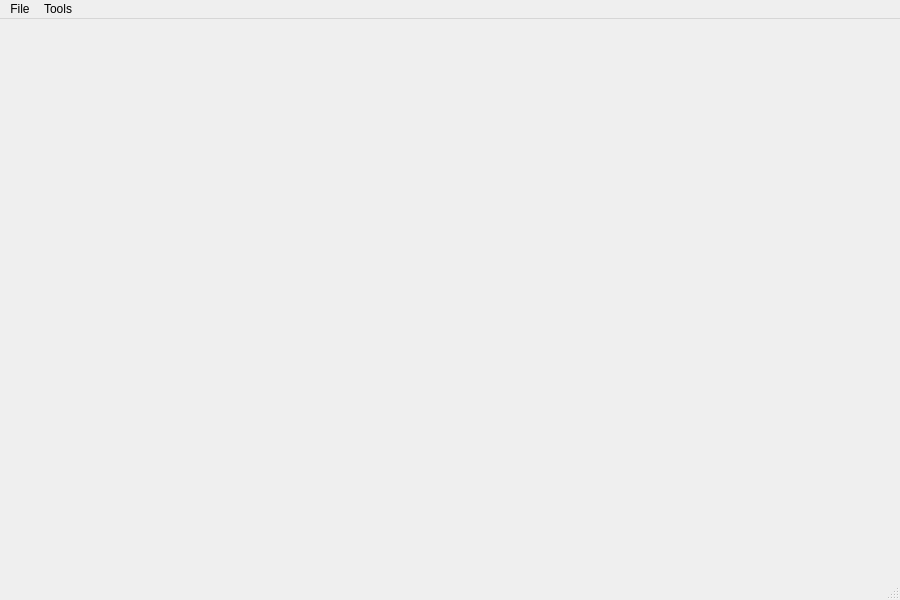
<?xml version="1.0" encoding="UTF-8"?>
<ui version="4.0">
 <class>OtterMainWindow</class>
 <widget class="QMainWindow" name="OtterMainWindow">
  <property name="windowModality">
   <enum>Qt::ApplicationModal</enum>
  </property>
  <property name="enabled">
   <bool>true</bool>
  </property>
  <property name="geometry">
   <rect>
    <x>0</x>
    <y>0</y>
    <width>900</width>
    <height>600</height>
   </rect>
  </property>
  <property name="windowTitle">
   <string>MainWindow</string>
  </property>
  <widget class="QWidget" name="centralwidget"/>
  <widget class="QMenuBar" name="menuBar">
   <property name="geometry">
    <rect>
     <x>0</x>
     <y>0</y>
     <width>900</width>
     <height>22</height>
    </rect>
   </property>
   <widget class="QMenu" name="menuFile">
    <property name="title">
     <string>File</string>
    </property>
    <addaction name="action_quit"/>
   </widget>
   <widget class="QMenu" name="menuTools">
    <property name="title">
     <string>Tools</string>
    </property>
   </widget>
   <addaction name="menuFile"/>
   <addaction name="menuTools"/>
  </widget>
  <widget class="QStatusBar" name="statusBar"/>
  <action name="action_quit">
   <property name="text">
    <string>Quit</string>
   </property>
   <property name="shortcut">
    <string>Ctrl+Q</string>
   </property>
  </action>
 </widget>
 <resources/>
 <connections/>
</ui>
